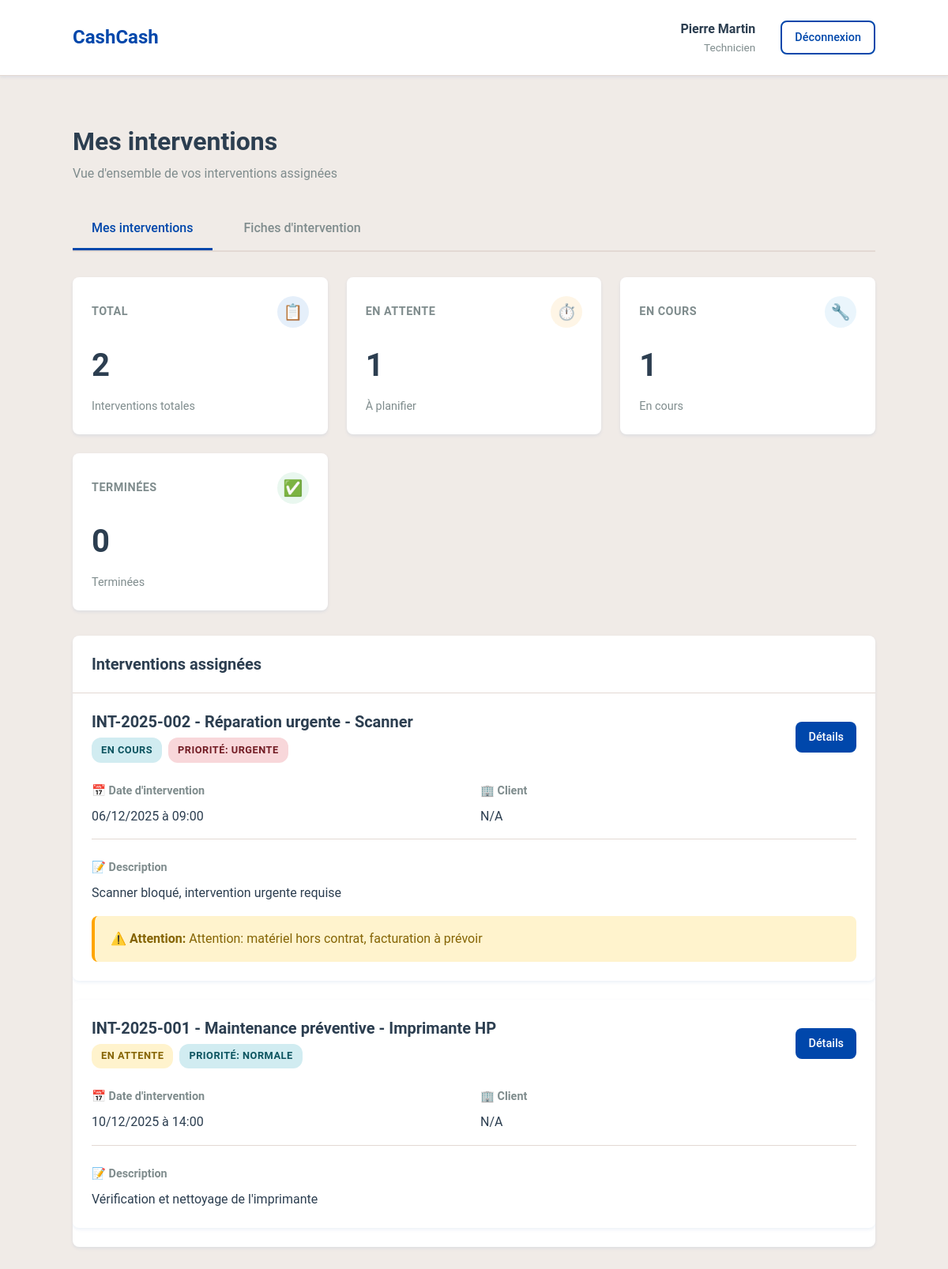
/ClientLourd/dashboard_technicien.php (signed in), run on the app's committed database.
### tables this page shows
CREATE TABLE IF NOT EXISTS Fiche_Intervention (
    id INT PRIMARY KEY AUTO_INCREMENT,
    numero_intervention VARCHAR(50) UNIQUE NOT NULL,
    titre VARCHAR(255) NOT NULL,
    description TEXT,
    statut ENUM('en_attente', 'en_cours', 'terminee', 'annulee') DEFAULT 'en_attente',
    priorite ENUM('basse', 'normale', 'haute', 'urgente') DEFAULT 'normale',
    date_creation TIMESTAMP DEFAULT CURRENT_TIMESTAMP,
    date_intervention DATETIME NOT NULL,
    date_cloture DATETIME NULL,
    technicien_id INT NULL,
    client_id INT NOT NULL,
    equipement_id VARCHAR(50) NULL,
    commentaire_interne TEXT,
    alerte_active BOOLEAN DEFAULT FALSE,
    alerte_message VARCHAR(500),
    created_by INT NOT NULL,
    updated_at TIMESTAMP DEFAULT CURRENT_TIMESTAMP ON UPDATE CURRENT_TIMESTAMP,
    CONSTRAINT fk_fiche_technicien FOREIGN KEY (technicien_id) REFERENCES Utilisateur(id) ON DELETE SET NULL,
    CONSTRAINT fk_fiche_client FOREIGN KEY (client_id) REFERENCES Client(Numero_Client) ON DELETE CASCADE,
    CONSTRAINT fk_fiche_equipement FOREIGN KEY (equipement_id) REFERENCES Materiel(Numero_de_Serie) ON DELETE SET NULL,
    CONSTRAINT fk_fiche_creator FOREIGN KEY (created_by) REFERENCES Utilisateur(id) ON DELETE CASCADE
);

### ClientLourd/dashboard_technicien.php (the view, shortened to what this page needs)
<?php
require_once 'auth.php';
$user_id = $_SESSION['user_id'];
try {
    $stmt = $pdo->prepare("
        SELECT
            fi.id,
            fi.numero_intervention,
            fi.titre,
            fi.description,
            fi.statut,
            fi.priorite,
            fi.date_intervention,
            fi.alerte_active,
            fi.alerte_message,
            c.Raison_Sociale as client_nom,
            c.Adresse as client_adresse,
            c.Telephone_Client as client_telephone,
            m.Numero_de_Serie as equipement_serie,
            m.Emplacement as equipement_emplacement,
            tm.Libelle_Type_materiel as equipement_type
        FROM Fiche_Intervention fi
        LEFT JOIN Client c ON fi.client_id = c.Numero_Client
        LEFT JOIN Materiel m ON fi.equipement_id = m.Numero_de_Serie
        LEFT JOIN Type_Materiel tm ON m.Reference_Interne = tm.Reference_Interne
        WHERE fi.technicien_id = ?
        ORDER BY
            CASE fi.statut
                WHEN 'en_cours' THEN 1
                WHEN 'en_attente' THEN 2
                WHEN 'terminee' THEN 3
                WHEN 'annulee' THEN 4
            END,
            fi.date_intervention ASC
    ");
    $stmt->execute([$user_id]);
    $mes_interventions = $stmt->fetchAll();
    $stmt = $pdo->prepare("SELECT COUNT(*) as total FROM Fiche_Intervention WHERE technicien_id = ?");
    $stmt->execute([$user_id]);
    $total_interventions = $stmt->fetch()['total'];
    $stmt = $pdo->prepare("SELECT COUNT(*) as total FROM Fiche_Intervention WHERE technicien_id = ? AND statut = 'en_attente'");
    $stmt->execute([$user_id]);
    $interventions_en_attente = $stmt->fetch()['total'];
    $stmt = $pdo->prepare("SELECT COUNT(*) as total FROM Fiche_Intervention WHERE technicien_id = ? AND statut = 'en_cours'");
    $stmt->execute([$user_id]);
    $interventions_en_cours = $stmt->fetch()['total'];
    $stmt = $pdo->prepare("SELECT COUNT(*) as total FROM Fiche_Intervention WHERE technicien_id = ? AND statut = 'terminee'");
    $stmt->execute([$user_id]);
    $interventions_terminees = $stmt->fetch()['total'];
} catch (PDOException $e) {
    error_log("Erreur lors de la récupération des données: " . $e->getMessage());
    $mes_interventions = [];
    $total_interventions = 0;
    $interventions_en_attente = 0;
    $interventions_en_cours = 0;
    $interventions_terminees = 0;
}
function getStatutBadge($statut) {
    $badges = [
        'en_attente' => 'badge-warning',
        'en_cours' => 'badge-info',
        'terminee' => 'badge-success',
        'annulee' => 'badge-secondary'
    ];
    return $badges[$statut] ?? 'badge-secondary';
}
function getPrioriteBadge($priorite) {
    $badges = [
        'basse' => 'badge-secondary',
        'normale' => 'badge-info',
        'haute' => 'badge-warning',
        'urgente' => 'badge-danger'
    ];
    return $badges[$priorite] ?? 'badge-secondary';
}
?>
<!DOCTYPE html>
<html lang="fr">
<head>
    <link rel="stylesheet" href="assets/style.css">
</head>
<body class="dashboard-page">
    <?php include 'components/header.php'; ?>
    <div class="dashboard-content">
        <div class="container">
            <div class="dashboard-title">
                <h2>Mes interventions</h2>
                <p class="dashboard-subtitle">Vue d'ensemble de vos interventions assignées</p>
            </div>
            <?php include 'components/nav_technicien.php'; ?>
            <div class="cards-grid">
                <div class="card">
                    <div class="card-header">
                        <span class="card-title">Total</span>
                        <div class="card-icon" style="background: rgba(0, 102, 204, 0.1); color: var(--primary-color);">
                            📋
                        </div>
                    </div>
                    <div class="card-value"><?= $total_interventions ?></div>
                    <div class="card-label">Interventions totales</div>
                </div>
                <div class="card">
                    <div class="card-header">
                        <span class="card-title">En attente</span>
                        <div class="card-icon" style="background: rgba(243, 156, 18, 0.1); color: var(--warning-color);">
                            ⏱️
                        </div>
                    </div>
                    <div class="card-value"><?= $interventions_en_attente ?></div>
                    <div class="card-label">À planifier</div>
                </div>
                <div class="card">
                    <div class="card-header">
                        <span class="card-title">En cours</span>
                        <div class="card-icon" style="background: rgba(52, 152, 219, 0.1); color: var(--info-color);">
                            🔧
                        </div>
                    </div>
                    <div class="card-value"><?= $interventions_en_cours ?></div>
                    <div class="card-label">En cours</div>
                </div>
                <div class="card">
                    <div class="card-header">
                        <span class="card-title">Terminées</span>
                        <div class="card-icon" style="background: rgba(39, 174, 96, 0.1); color: var(--secondary-color);">
                            ✅
                        </div>
                    </div>
                    <div class="card-value"><?= $interventions_terminees ?></div>
                    <div class="card-label">Terminées</div>
                </div>
            </div>
            <div class="table-container">
                <div class="table-header">
                    <h3 class="table-title">Interventions assignées</h3>
                </div>
                <div class="table-wrapper">
                    <?php if (empty($mes_interventions)): ?>
                        <div style="padding: 3rem; text-align: center;">
                            <p style="font-size: 1.25rem; color: var(--text-secondary); margin-bottom: 1rem;">
                                Aucune intervention assignée pour le moment
                            </p>
                            <p style="color: var(--text-secondary);">
                                Contactez votre gestionnaire pour plus d'informations.
                            </p>
                        </div>
                    <?php else: ?>
                        <?php foreach ($mes_interventions as $intervention): ?>
                            <div class="card" style="margin-bottom: 1.5rem;">
                                <div class="card-header">
                                    <div>
                                        <h4 style="margin: 0; color: var(--text-primary);">
                                            <?= htmlspecialchars($intervention['numero_intervention']) ?> -
                                            <?= htmlspecialchars($intervention['titre']) ?>
                                        </h4>
                                        <div style="display: flex; gap: 0.5rem; margin-top: 0.5rem;">
                                            <span class="badge <?= getStatutBadge($intervention['statut']) ?>">
                                                <?= ucfirst(str_replace('_', ' ', $intervention['statut'])) ?>
                                            </span>
                                            <span class="badge <?= getPrioriteBadge($intervention['priorite']) ?>">
                                                Priorité: <?= ucfirst($intervention['priorite']) ?>
                                            </span>
                                        </div>
                                    </div>
                                    <div>
                                        <a href="fiche_intervention.php?id=<?= $intervention['id'] ?>" class="btn btn-primary btn-sm">
                                            Détails
                                        </a>
                                    </div>
                                </div>
                                <div style="margin-top: 1rem; display: grid; grid-template-columns: repeat(auto-fit, minmax(250px, 1fr)); gap: 1rem;">
                                    <div>
                                        <p style="margin: 0.5rem 0; color: var(--text-secondary); font-size: 0.9rem; font-weight: 600;">
                                            📅 Date d'intervention
                                        </p>
                                        <p style="margin: 0; color: var(--text-primary);">
                                            <?= date('d/m/Y à H:i', strtotime($intervention['date_intervention'])) ?>
                                        </p>
                                    </div>
                                    <div>
                                        <p style="margin: 0.5rem 0; color: var(--text-secondary); font-size: 0.9rem; font-weight: 600;">
                                            🏢 Client
                                        </p>
                                        <p style="margin: 0; color: var(--text-primary);">
                                            <?= htmlspecialchars($intervention['client_nom'] ?? 'N/A') ?>
                                        </p>
                                    </div>
                                </div>
                                <?php if ($intervention['description']): ?>
                                    <div style="margin-top: 1rem; padding-top: 1rem; border-top: 1px solid var(--border-color);">
                                        <p style="margin: 0.5rem 0; color: var(--text-secondary); font-size: 0.9rem; font-weight: 600;">
                                            📝 Description
                                        </p>
                                        <p style="margin: 0; color: var(--text-primary);">
                                            <?= nl2br(htmlspecialchars($intervention['description'])) ?>
                                        </p>
                                    </div>
                                <?php endif; ?>
                                <?php if ($intervention['alerte_active'] && $intervention['alerte_message']): ?>
                                    <div class="alert alert-warning" style="margin-top: 1rem; margin-bottom: 0;">
                                        <strong>⚠️ Attention:</strong> <?= htmlspecialchars($intervention['alerte_message']) ?>
                                    </div>
                                <?php endif; ?>
                            </div>
                        <?php endforeach; ?>
                    <?php endif; ?>
                </div>
            </div>
        </div>
    </div>
</body>
</html>

### ClientLourd/assets/style.css (style rules this page uses)
:root { --primary-color: #0047AB; --primary-dark: #003580; --primary-light: #3370D4; --secondary-color: #E3D9D3; --secondary-dark: #D4C4BE; --secondary-light: #F0EBE7; --danger-color: #DC143C; --danger-dark: #B91C2B; --warning-color: #FFA500; --info-color: #0047AB; --success-color: #228B22; --text-primary: #2c3e50; --text-secondary: #7f8c8d; --text-light: #bdc3c7; --bg-primary: #ffffff; --bg-secondary: #F0EBE7; --bg-dark: #2c3e50; --bg-card: #ffffff; --border-color: #E3D9D3; --border-radius: 8px; --border-radius-lg: 12px; --shadow-sm: 0 2px 4px rgba(0, 71, 171, 0.08); --shadow-md: 0 4px 12px rgba(0, 71, 171, 0.1); --shadow-lg: 0 8px 24px rgba(0, 71, 171, 0.12); --shadow-xl: 0 12px 36px rgba(0, 71, 171, 0.15); --transition: all 0.3s cubic-bezier(0.4, 0, 0.2, 1); }
* { margin: 0; padding: 0; box-sizing: border-box; }
body { font-family: 'Roboto', -apple-system, BlinkMacSystemFont, "Segoe UI", sans-serif; background: var(--bg-secondary); color: var(--text-primary); line-height: 1.6; min-height: 100vh; }
h1, h2, h3, h4, h5, h6 { color: var(--text-primary); font-weight: 600; line-height: 1.2; margin-bottom: 1rem; }
h2 { font-size: 2rem; }
h3 { font-size: 1.5rem; }
h4 { font-size: 1.25rem; }
a { color: var(--primary-color); text-decoration: none; transition: var(--transition); }
.container { width: 90%; max-width: 1400px; margin: 0 auto; padding: 2rem; }
.btn { display: inline-block; padding: 0.75rem 1.5rem; border: none; border-radius: var(--border-radius); font-size: 1rem; font-weight: 500; cursor: pointer; transition: var(--transition); text-align: center; text-decoration: none; font-family: inherit; }
.btn-primary { background: var(--primary-color); color: white; }
.btn-sm { padding: 0.5rem 1rem; font-size: 0.9rem; }
.alert { padding: 1rem 1.25rem; border-radius: var(--border-radius); margin-bottom: 1.5rem; border-left: 4px solid; }
.alert-warning { background: #fff3cd; border-color: var(--warning-color); color: #856404; }
.dashboard-page { min-height: 100vh; background: var(--bg-secondary); }
.dashboard-content { padding: 2rem 0; }
.dashboard-title { margin-bottom: 2rem; }
.dashboard-title h2 { font-size: 2rem; margin-bottom: 0.5rem; }
.dashboard-subtitle { color: var(--text-secondary); font-size: 1rem; }
.cards-grid { display: grid; grid-template-columns: repeat(auto-fit, minmax(280px, 1fr)); gap: 1.5rem; margin-bottom: 2rem; }
.card { background: white; border-radius: var(--border-radius); padding: 1.5rem; box-shadow: var(--shadow-sm); transition: var(--transition); }
.card-header { display: flex; justify-content: space-between; align-items: center; margin-bottom: 1rem; }
.card-title { font-size: 0.9rem; color: var(--text-secondary); text-transform: uppercase; letter-spacing: 0.5px; font-weight: 600; }
.card-icon { width: 40px; height: 40px; border-radius: 50%; display: flex; align-items: center; justify-content: center; font-size: 1.25rem; }
.card-value { font-size: 2.5rem; font-weight: 700; color: var(--text-primary); margin-bottom: 0.5rem; }
.card-label { color: var(--text-secondary); font-size: 0.9rem; }
.table-container { background: white; border-radius: var(--border-radius); box-shadow: var(--shadow-sm); overflow: hidden; margin-bottom: 2rem; }
.table-header { padding: 1.5rem; border-bottom: 1px solid var(--border-color); display: flex; justify-content: space-between; align-items: center; flex-wrap: wrap; gap: 1rem; }
.table-title { font-size: 1.25rem; font-weight: 600; margin: 0; }
.table-wrapper { overflow-x: auto; }
.badge { display: inline-block; padding: 0.35rem 0.75rem; border-radius: 12px; font-size: 0.8rem; font-weight: 600; text-transform: uppercase; letter-spacing: 0.5px; }
.badge-warning { background: #fff3cd; color: #856404; }
.badge-danger { background: #f8d7da; color: #721c24; }
.badge-info { background: #d1ecf1; color: #0c5460; }

### data on the page
fiche_intervention: numero_intervention "INT-2025-002", titre "Réparation urgente - Scanner", statut "EN COURS", priorite "URGENTE", date_intervention "06/12/2025 à 09:00", client_nom "N/A", description "Scanner bloqué, intervention urgente requise", alerte_message "Attention: matériel hors contrat, facturation à prévoir"
fiche_intervention: numero_intervention "INT-2025-001", titre "Maintenance préventive - Imprimante HP", statut "EN ATTENTE", priorite "NORMALE", date_intervention "10/12/2025 à 14:00", client_nom "N/A", description "Vérification et nettoyage de l'imprimante"

### other printed values
$user_name "Pierre Martin"
$role_label "Technicien"
$total_interventions "2"
$interventions_en_attente "1"
$interventions_en_cours "1"
$interventions_terminees "0"
